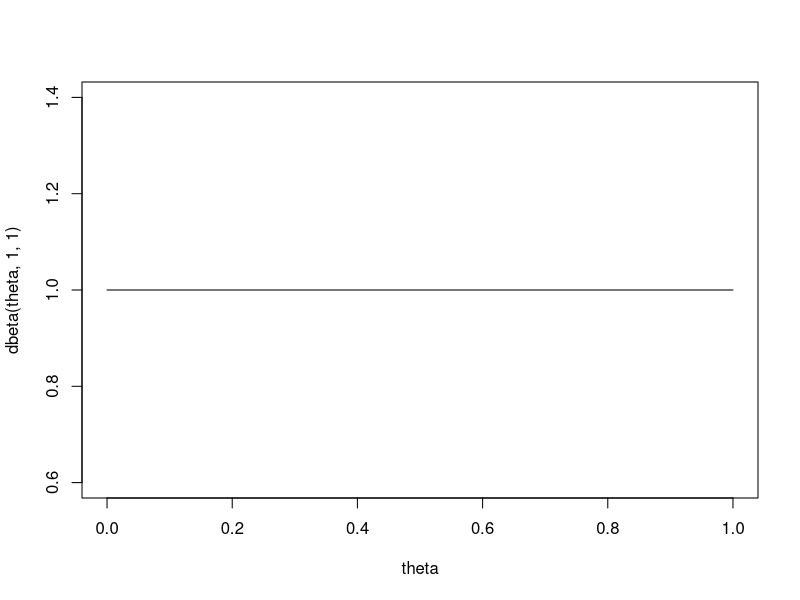
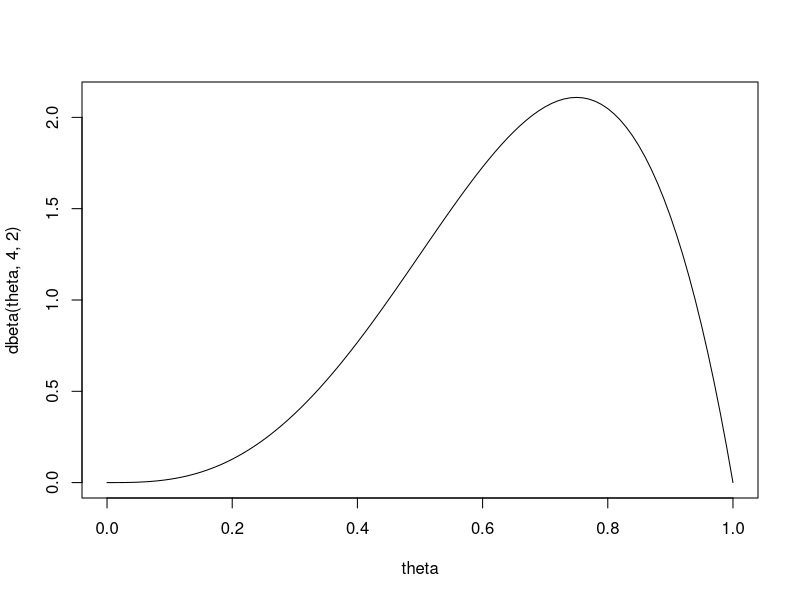
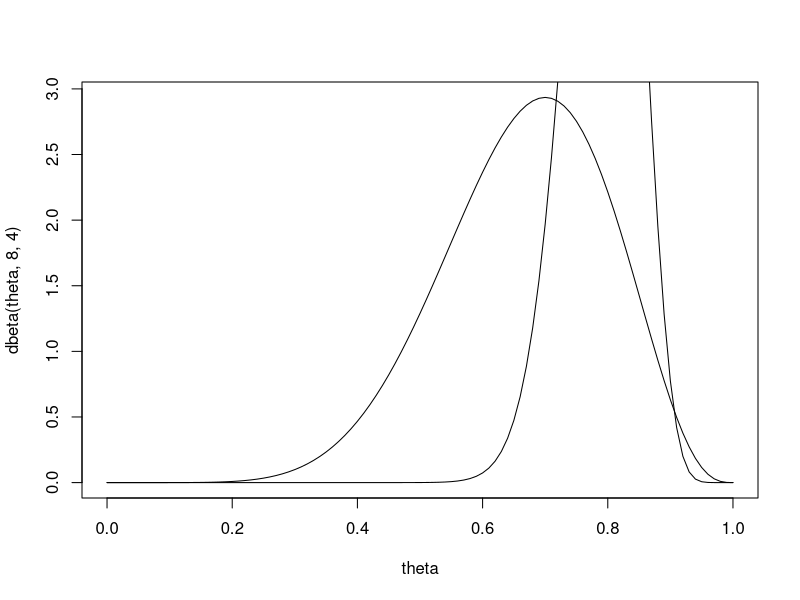
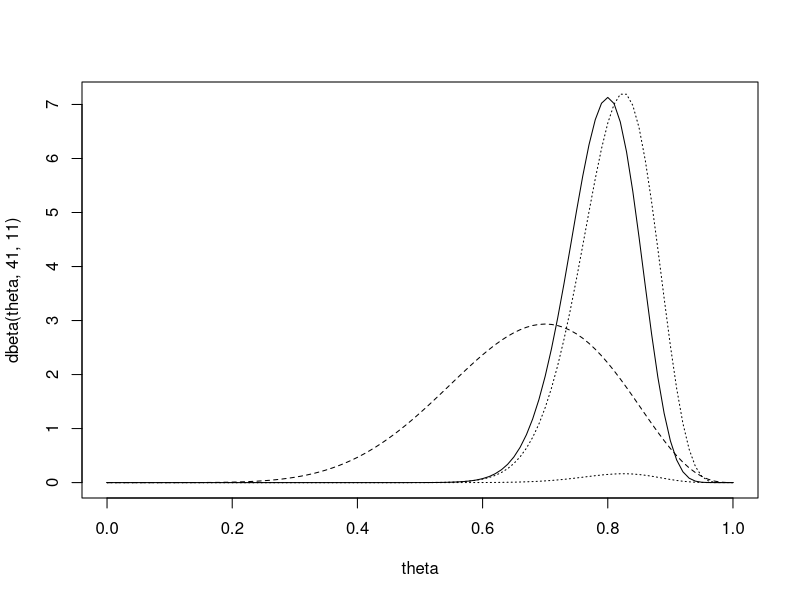
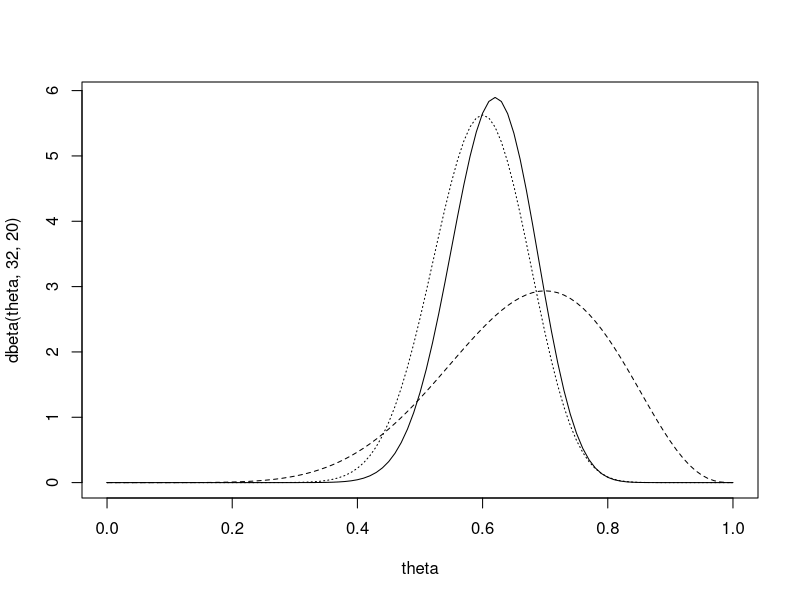

Recreate these plots in R, in order.
# Suppose we are giving two students a multiple-choice exam with 40 questions,
# where each question has four choices. We don't know how much the students
# have studied for this exam, but we think that they will do better than just
# guessing randomly.
# 1) What are the parameters of interest?
# 2) What is our likelihood?
# 3) What prior should we use?
# 4) What is the prior probability P(theta>.25)? P(theta>.5)? P(theta>.8)?
# 5) Suppose the first student gets 33 questions right. What is the posterior
#    distribution for theta1? P(theta1>.25)? P(theta1>.5)? P(theta1>.8)?
#    What is a 95% posterior credible interval for theta1?
# 6) Suppose the second student gets 24 questions right. What is the posterior
#    distribution for theta2? P(theta2>.25)? P(theta2>.5)? P(theta2>.8)?
#    What is a 95% posterior credible interval for theta2?
# 7) What is the posterior probability that theta1>theta2, i.e., that the 
#    first student has a better chance of getting a question right than
#    the second student?

############
# Solutions:

# 1) Parameters of interest are theta1=true probability the first student
#    will answer a question correctly, and theta2=true probability the second
#    student will answer a question correctly.

# 2) Likelihood is Binomial(40, theta), if we assume that each question is 
#    independent and that the probability a student gets each question right 
#    is the same for all questions for that student.
?dbinom
# 3) The conjugate prior is a beta prior. Plot the density with dbeta.
theta=seq(from=0,to=1,by=.01)
?dbeta
plot(theta,dbeta(theta,1,1),type="l")
plot(theta,dbeta(theta,4,2),type="l")
plot(theta,dbeta(theta,8,4),type="l")

# 4) Find probabilities using the pbeta function.
1-pbeta(.25,5,1)
1-pbeta(.5,5,1)
1-pbeta(.8,5,1)

1-pbeta(.25,1,1)
1-pbeta(.5,1,1)
1-pbeta(.8,1,1)

# 5) Posterior is Beta(8+33,4+40-33) = Beta(41,11)
41/(41+11)  # posterior mean
33/40       # MLE

lines(theta,dbeta(theta,41,11))

# plot posterior first to get the right scale on the y-axis
plot(theta,dbeta(theta,41,11),type="l")
lines(theta,dbeta(theta,8,4),lty=2)
# plot likelihood
lines(theta,dbinom(33,size=40,p=theta),lty=3)
# plot scaled likelihood
lines(theta,44*dbinom(33,size=40,p=theta),lty=3)

# posterior probabilities
1-pbeta(.25,41,11)
1-pbeta(.5,41,11)
1-pbeta(.8,41,11)

# equal-tailed 95% credible interval
qbeta(.025,41,11)
qbeta(.975,41,11)

# 6) Posterior is Beta(8+24,4+40-24) = Beta(32,20)
32/(32+20)  # posterior mean
24/40       # MLE

plot(theta,dbeta(theta,32,20),type="l")
lines(theta,dbeta(theta,8,4),lty=2)
lines(theta,44*dbinom(24,size=40,p=theta),lty=3)

1-pbeta(.25,32,20)
1-pbeta(.5,32,20)
1-pbeta(.8,32,20)

qbeta(.025,32,20)
qbeta(.975,32,20)

# 7) Estimate by simulation: draw 1,000 samples from each and see how often 
#    we observe theta1>theta2

theta1=rbeta(1000,41,11)
theta2=rbeta(1000,32,20)
mean(theta1>theta2)


# Note for other distributions:
# dgamma,pgamma,qgamma,rgamma
# dnorm,pnorm,qnorm,rnorm